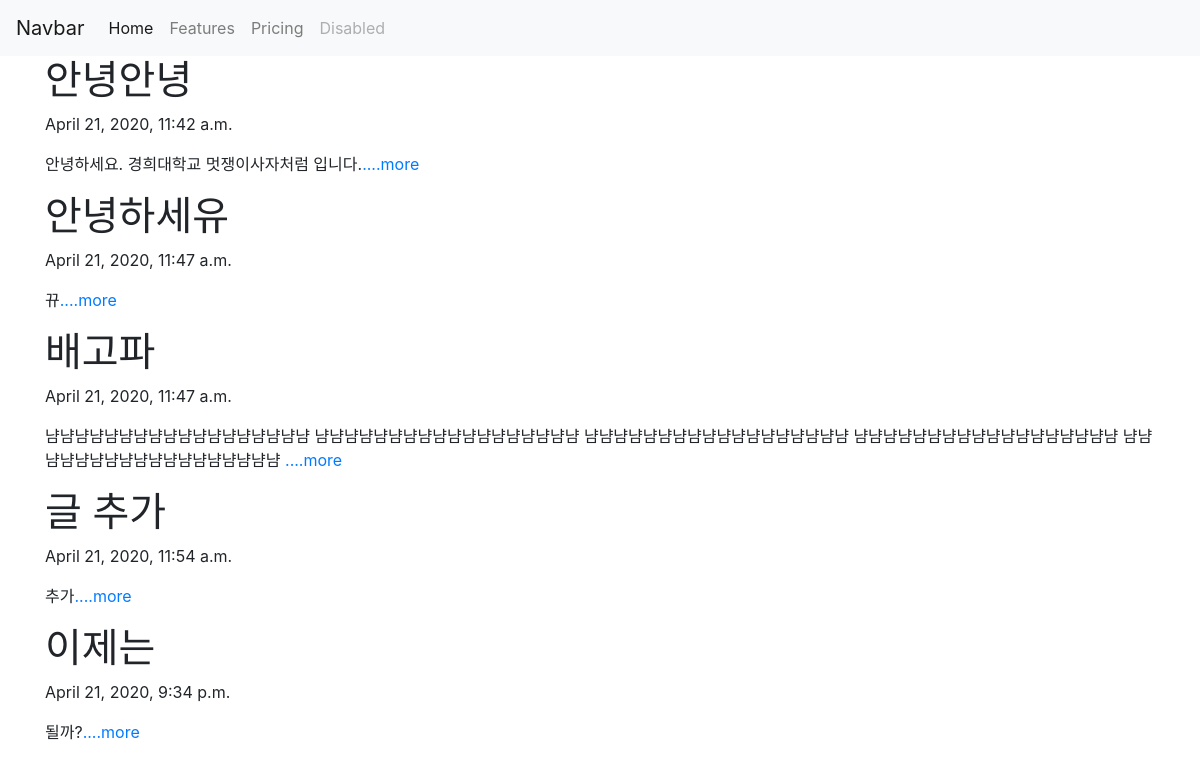
The page / on the database its author committed.
### blog/models.py (models this page shows, shortened)
class Blog(models.Model):
    title = models.CharField(max_length=200)
    pub_date = models.DateTimeField('date published')
    body = models.TextField()
    def summary(self):
        return self.body[:100]

### blog/views.py (the view)
# urls.py: 2. Add a URL to urlpatterns:  path('', views.home, name='home')
def home(request):
    blogs = Blog.objects
    return render(request, 'blog/home.html',{'blogs':blogs})

### blog/templates/blog/home.html (shortened to what this page needs)
<!DOCTYPE html>
<html>
  <head>
    <link rel="stylesheet" href="https://stackpath.bootstrapcdn.com/bootstrap/4.4.1/css/bootstrap.min.css">
  </head>
  <body>
    <nav class="navbar navbar-expand-lg navbar-light bg-light">
      <a class="navbar-brand" href="#">Navbar</a>
      <div class="collapse navbar-collapse" id="navbarNavAltMarkup">
        <div class="navbar-nav">
          <a class="nav-item nav-link active" href="#">Home <span class="sr-only">(current)</span></a>
          <a class="nav-item nav-link" href="#">Features</a>
          <a class="nav-item nav-link" href="#">Pricing</a>
          <a class="nav-item nav-link disabled" href="#">Disabled</a>
        </div>
      </div>
    </nav>
    {% for blog in blogs.all %}
    <div class="container">
        <h1>{{ blog.title }}</h1>
        <p>{{ blog.pub_date }}</p>
        <p>{{ blog.summary }}<a href="{% url 'detail' blog.id %}">....more</a></p>
    </div>
    {% endfor %}
  </body>
</html>

### rows shown on the page
Blog: title "안녕안녕", pub_date "April 21, 2020, 11:42 a.m.", summary "안녕하세요. 경희대학교 멋쟁이사자처럼 입니다."
Blog: title "안녕하세유", pub_date "April 21, 2020, 11:47 a.m.", summary "뀨"
Blog: title "배고파", pub_date "April 21, 2020, 11:47 a.m.", summary "냠냠냠냠냠냠냠냠냠냠냠냠냠냠냠냠냠냠 냠냠냠냠냠냠냠냠냠냠냠냠냠냠냠냠냠냠 냠냠냠냠냠냠냠냠냠냠냠냠냠냠냠냠냠냠 냠냠냠냠냠냠냠냠냠냠냠냠냠냠냠냠냠냠 냠냠냠냠냠냠냠냠냠냠냠냠냠냠냠냠냠냠"
Blog: title "글 추가", pub_date "April 21, 2020, 11:54 a.m.", summary "추가"
Blog: title "이제는", pub_date "April 21, 2020, 9:34 p.m.", summary "될까?"
